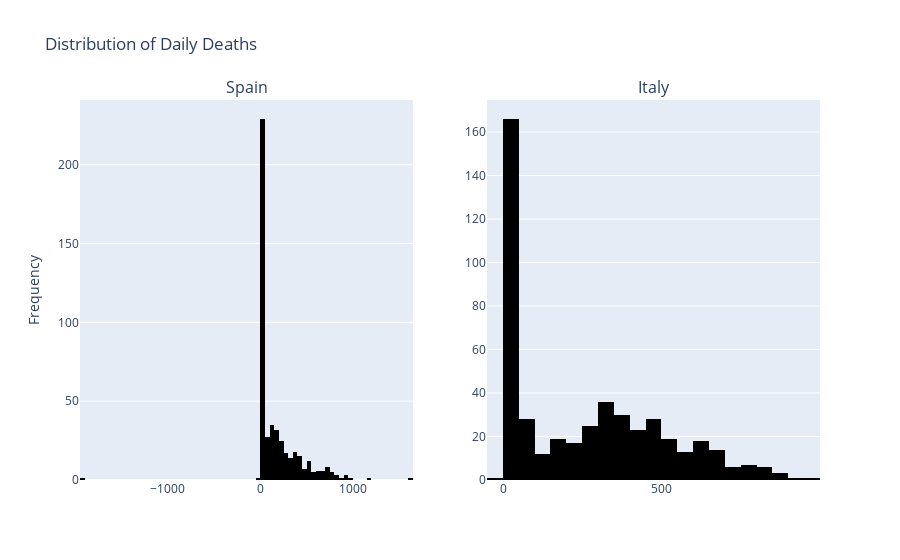

This figure's notebook cell:
### Markdown cell above
### Subplots with `plotly`

### Code cell
from plotly.subplots import make_subplots
import plotly.graph_objects as go

fig = make_subplots(rows=1, cols=2, subplot_titles=["Spain", "Italy"])

data_spain = df_multi_hist.query("CountryRegion == 'Spain'").DailyDeaths
data_italy = df_multi_hist.query("CountryRegion == 'Italy'").DailyDeaths

fig.add_trace(
    go.Histogram(x=data_spain, name="Spain", marker_color="black"),
    row=1, col=1
)
fig.add_trace(
    go.Histogram(x=data_italy, name="Italy", marker_color="black"),
    row=1, col=2,
)
fig.update_layout(title="Distribution of Daily Deaths", showlegend=False, yaxis_title="Frequency")
fig.show()

### Figure 1 — Plotly figure (JSON) as saved in the notebook; plotly's stock layout.template omitted (floating-point values rounded to 4 significant figures; data arrays with more than 128 entries replaced by an {"elided": "..."} marker saying what was removed)
{"data": [{"marker": {"color": "black"}, "name": "Spain", "type": "histogram", "x": {"elided": "473 int values"}, "xaxis": "x", "yaxis": "y"}, {"marker": {"color": "black"}, "name": "Italy", "type": "histogram", "x": {"elided": "473 int values"}, "xaxis": "x2", "yaxis": "y2"}], "layout": {"annotations": [{"font": {"size": 16}, "showarrow": false, "text": "Spain", "x": 0.225, "xanchor": "center", "xref": "paper", "y": 1, "yanchor": "bottom", "yref": "paper"}, {"font": {"size": 16}, "showarrow": false, "text": "Italy", "x": 0.775, "xanchor": "center", "xref": "paper", "y": 1, "yanchor": "bottom", "yref": "paper"}], "showlegend": false, "title": {"text": "Distribution of Daily Deaths"}, "xaxis": {"anchor": "y", "domain": [0, 0.45]}, "xaxis2": {"anchor": "y2", "domain": [0.55, 1]}, "yaxis": {"anchor": "x", "domain": [0, 1], "title": {"text": "Frequency"}}, "yaxis2": {"anchor": "x2", "domain": [0, 1]}}}
